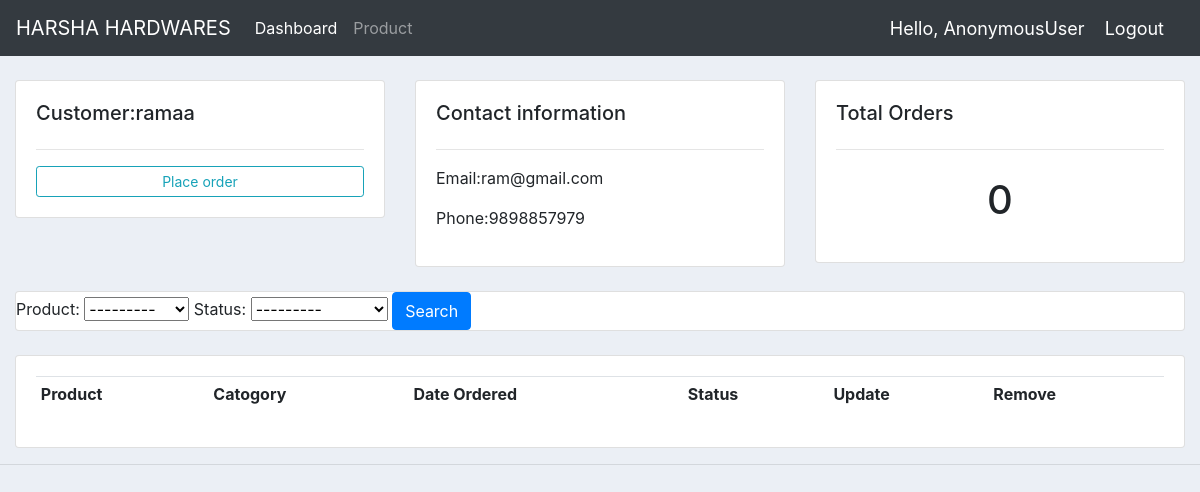
Page /customer/11/ on the committed database.
### login/models.py (models this page shows, shortened)
class customer(models.Model):
    user = models.OneToOneField(User,null=True,on_delete=models.CASCADE)
    name=models.CharField(max_length=200,null=True);
    phone=models.CharField(max_length=200,null=True);
    email=models.EmailField(max_length=200,null=True);
    date_created=models.DateTimeField(auto_now_add=True)

### login/views.py (the view)
# urls.py: path('customer/<str:id>/',views.customers,name='customer'),
def customers(request,id):
    customer1 = customer.objects.get(id = id)
    orders1 = customer1.order_set.all()
    order_count=orders1.count()
    myfilter = orderfilter(request.GET,queryset=orders1)
    orders1= myfilter.qs
    context = {'customer1':customer1,'orders1':orders1,'order_count':order_count,'myfilter':myfilter}
    return render(request,'accounts/customer.html',context)

### login/models.py (called while the page is built)
    def __str__(self):
        return self.name

### login/templates/accounts/customer.html (shortened to what this page needs)
{% extends 'accounts/main.html'%}
{%block content%}
<br>
<div class="row">
        <div class="col-md">
            <div class="card card-body">
                 <h5>Customer:{{customer1.name}}</h5>
                <hr>
                <a class="btn btn-outline-info btn-sm btn-block" href="{%url 'order' customer1.id %}">Place order</a>
            </div>
        </div>
        <div class="col-md">
            <div class="card card-body">
                <h5>Contact information</h5>
                <hr>
                <p>Email:{{customer1.email}}</p>
                <p>Phone:{{customer1.phone}}</p>
            </div>
        </div>
        <div class="col-md">
            <div class="card card-body">
                <h5>Total Orders</h5>
                <hr>
               <h1 style="text-align: center;padding: 10px">{{order_count}}</h1>
            </div>
        </div>
</div>
<br>
<div class="row">
    <div class="col">
        <div class="card card body" >
            <form method="get">
                {{myfilter.form}}
                <button class="btn btn-primary" type="submit">Search</button>
            </form>
            </div>
          </div>
</div>
<br>
<div class="row">
        <div class="col-md">
            <div class="card card-body">
                    <table class="table table-sm">
                        <tr>
                            <th>Product</th>
                            <th>Catogory</th>
                            <th>Date Ordered</th>
                            <th>Status</th>
                            <th>Update</th>
                            <th>Remove</th>
                        </tr>
                    </table>
                </div>
            </div>
        </div>
{%endblock%}

### login/templates/accounts/main.html (style rules this page uses)
body { background-color:#ebeff5; }

### rows in the picture
customer: name "ramaa", email "ram@gmail.com", phone "9898857979"

### other values in the picture
{{ request.user }} "AnonymousUser"
{{ order_count }} "0"
